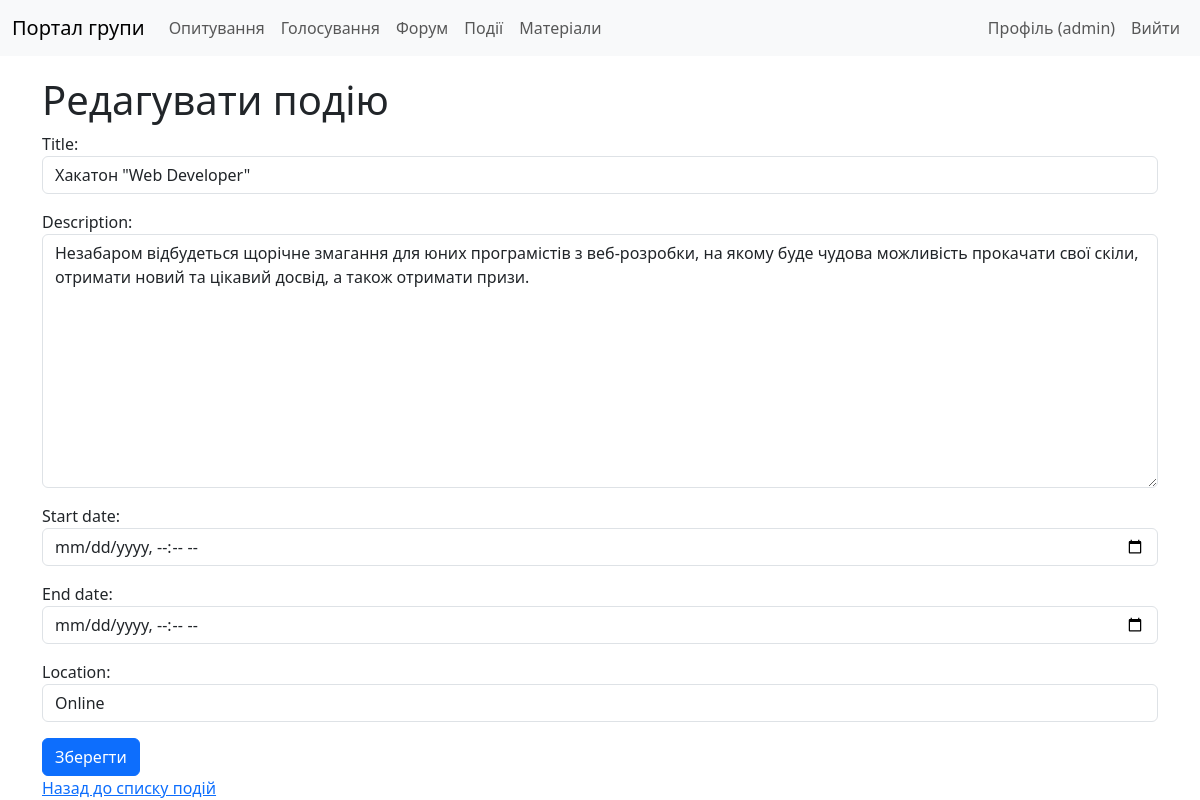
Page /events/1/update/ (signed in) on the committed database.
### events/models.py (models this page shows, shortened)
class Event(models.Model):
    title = models.CharField(max_length=256)
    description = models.TextField(blank=True)
    start_date = models.DateTimeField()
    end_date = models.DateTimeField(null=True, blank=True)
    location = models.CharField(max_length=256, blank=True)
    creator = models.ForeignKey(User, on_delete=models.CASCADE, related_name="events")
    created_at = models.DateTimeField(auto_now_add=True)

### events/views.py (the view, shortened to what this page needs)
# urls.py: path('<int:pk>/update/', views.EventUpdateView.as_view(), name='event-update'),
class EventUpdateView(LoginRequiredMixin, UserPassesTestMixin, UpdateView):
    model = Event
    form_class = EventForm
    template_name = 'events/event_form.html'
    success_url = reverse_lazy('events:event-list')
    def test_func(self):
        return self.request.user.profile.role in ['admin', 'moderator']

### events/forms.py
class EventForm(forms.ModelForm):
    class Meta:
        model = Event
        fields = ['title', 'description', 'start_date', 'end_date', 'location']
        widgets = {
            'start_date': forms.DateTimeInput(attrs={'type': 'datetime-local', 'class': 'form-control'}),
            'end_date': forms.DateTimeInput(attrs={'type': 'datetime-local', 'class': 'form-control'}),
            'title': forms.TextInput(attrs={'class': 'form-control'}),
            'description': forms.Textarea(attrs={'class': 'form-control'}),
            'location': forms.TextInput(attrs={'class': 'form-control'}),
        }

### templates/events/event_form.html (shortened to what this page needs)
{% extends 'base.html' %}
{% block content %}
    <h1>{% if form.instance.pk %}Редагувати подію{% else %}Додати подію{% endif %}</h1>
    <form method="POST">
        {{ form.as_p }}
        <button type="submit" class="btn btn-primary">Зберегти</button>
    </form>
    <a href="{% url 'events:event-list' %}">Назад до списку подій</a>
{% endblock %}

### templates/base.html (shortened to what this page needs)
{% load static %}
<!DOCTYPE html>
<html lang="uk">
<head>
    <link href="https://cdn.jsdelivr.net/npm/bootstrap@5.3.0/dist/css/bootstrap.min.css" rel="stylesheet">
    <link rel="stylesheet" href="{% static 'css/styles.css' %}">
</head>
<body>
    <nav class="navbar navbar-expand-lg navbar-light bg-light">
        <div class="container-fluid">
            <a class="navbar-brand" href="{% url 'core:group_profile' %}">
                {% with group=group %}
                    {% if group.logo %}
                        <img src="{{ group.logo.url }}" alt="{{ group.name }}">
                    {% else %}
                        Портал групи
                    {% endif %}
                {% endwith %}
            </a>
            <div class="collapse navbar-collapse" id="navbarNav">
                <ul class="navbar-nav me-auto">
                    <li class="nav-item">
                        <a class="nav-link" href="{% url 'polls:poll_list' %}">Опитування</a>
                    </li>
                    <li class="nav-item">
                        <a class="nav-link" href="{% url 'voting:vote_list' %}">Голосування</a>
                    </li>
                    <li class="nav-item">
                        <a class="nav-link" href="{% url 'forum:topic_list' %}">Форум</a>
                    </li>
                    <li class="nav-item">
                        <a class="nav-link" href="{% url 'events:event-list' %}">Події</a>
                    </li>
                    <li class="nav-item">
                        <a class="nav-link" href="{% url 'materials:material-list' %}">Матеріали</a>
                    </li>
                </ul>
                <ul class="navbar-nav">
                    {% if user.is_authenticated %}
                        <li class="nav-item">
                            <a class="nav-link" href="{% url 'core:user_profile' %}">Профіль ({{ user.username }})</a>
                        </li>
                        <li class="nav-item">
                            <form action="{% url 'logout' %}" method="post" class="d-inline">
                                <button type="submit" class="nav-link btn btn-link">Вийти</button>
                            </form>
                        </li>
                    {% endif %}
                </ul>
            </div>
        </div>
    </nav>
    <div class="container">
        {% block content %}
        {% endblock %}
    </div>
</body>
</html>

### static/css/styles.css (style rules this page uses)
.container { margin-top: 20px; }

### rows in the picture
Event: title "Хакатон \"Web Developer\"", description "Незабаром відбудеться щорічне змагання для юних програмістів з веб-розробки, на якому буде чудова можливість прокачати свої скіли, отримати новий та цікавий досвід, а також отримати призи.", location "Online"

### other values in the picture
{{ user.username }} "admin"
